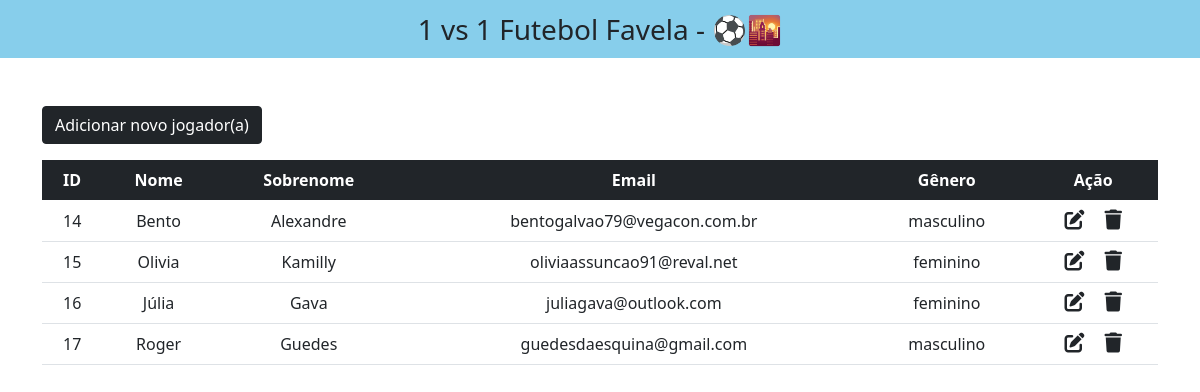
The page / on the database its author committed.
### tables this page shows
CREATE TABLE `usuario` (
  `id` int(100) NOT NULL,
  `primeiro_nome` varchar(100) NOT NULL,
  `sobrenome` varchar(100) NOT NULL,
  `email` varchar(100) NOT NULL,
  `genero` varchar(100) NOT NULL
);

### index.php (the view, shortened to what this page needs)
<?php
include "db_conn.php";
?>
<!DOCTYPE html>
<html lang="pt-br">
<head>
    <link href="https://cdn.jsdelivr.net/npm/bootstrap@5.0.2/dist/css/bootstrap.min.css" rel="stylesheet">
    <link rel="stylesheet" href="https://cdnjs.cloudflare.com/ajax/libs/font-awesome/6.4.0/css/all.min.css" />
</head>
<body>
    <nav class="navbar navbar-light justify-content-center fs-3 mb-5" style="background-color: #87CEEB;">
        1 vs 1 Futebol Favela - ⚽🌇
    </nav>
    <div class="container">
        <a href="add_new.php" class="btn btn-dark mb-3">Adicionar novo jogador(a)</a>
        <table class="table table-hover text-center">
            <thead class="table-dark">
                <tr>
                    <th scope="col">ID</th>
                    <th scope="col">Nome</th>
                    <th scope="col">Sobrenome</th>
                    <th scope="col">Email</th>
                    <th scope="col">Gênero</th>
                    <th scope="col">Ação</th>
                </tr>
            </thead>
            <tbody>
                <?php
                $sql = "SELECT * FROM `usuario`";
                $result = mysqli_query($conn, $sql);
                while ($row = mysqli_fetch_assoc($result)) {
                ?>
                    <tr>
                        <td><?php echo $row["id"] ?></td>
                        <td><?php echo $row["primeiro_nome"] ?></td>
                        <td><?php echo $row["sobrenome"] ?></td>
                        <td><?php echo $row["email"] ?></td>
                        <td><?php echo $row["genero"] ?></td>
                        <td>
                            <a href="edit.php?id=<?php echo $row["id"] ?>" class="link-dark"><i class="fa-solid fa-pen-to-square fs-5 me-3"></i></a>
                            <a href="delete.php?id=<?php echo $row["id"] ?>" class="link-dark"><i class="fa-solid fa-trash fs-5"></i></a>
                        </td>
                    </tr>
                <?php
                }
                ?>
            </tbody>
        </table>
    </div>
</body>
</html>

### rows shown on the page
usuario: id "14", primeiro_nome "Bento", sobrenome "Alexandre", email "bentogalvao79@vegacon.com.br", genero "masculino"
usuario: id "15", primeiro_nome "Olivia", sobrenome "Kamilly", email "oliviaassuncao91@reval.net", genero "feminino"
usuario: id "16", primeiro_nome "Júlia", sobrenome "Gava", email "juliagava@outlook.com", genero "feminino"
usuario: id "17", primeiro_nome "Roger", sobrenome "Guedes", email "guedesdaesquina@gmail.com", genero "masculino"
